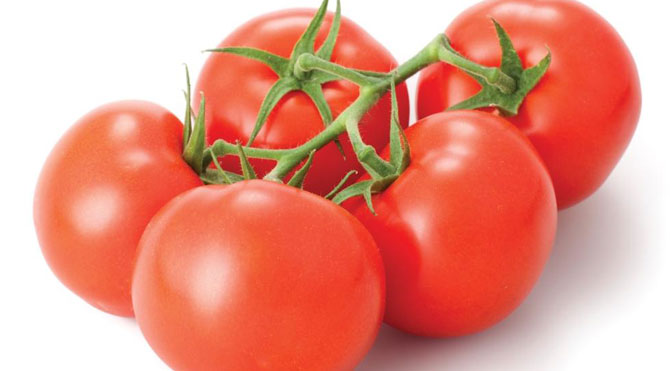
//> input picture tomatoes.jpg, 670 x 371 px, given in place of the camera
$ ./main   (built with g++ and OpenCV 4)
//> lines starting //> are read from the running program, lines starting //| are printed output that depends on the picture; after the words box and inside, x2 and y2 are one past the last pixel; in counts of white or black regions, pixels touching at a corner belong together
#include <iostream>

#include <opencv2/core.hpp>
#include <opencv2/imgcodecs.hpp>
#include <opencv2/imgproc.hpp>
#include <opencv2/video.hpp>
#include <opencv2/highgui.hpp>

#include <math.h>
#include <sys/time.h>
#include <unistd.h>
#include <pthread.h>

#define RESIZE_FX 0.5
#define RESIZE_FY 0.5

#define MIN_CONTOUR_AREA 100
#define MAX_CONTOUR_AREA 172000
#define MAX_RADIUS 150

using namespace std;
using namespace cv;

bool process_frame(Mat &frame, Mat cumulative, Point &lastPoint);

struct save_file_data {
    Mat image;
};

void *save_file_routine(void *data);

void webcam() {
    namedWindow("filter");
    namedWindow("webcam");
    cvSetWindowProperty("webcam", CV_WND_PROP_FULLSCREEN, CV_WINDOW_FULLSCREEN);
    VideoCapture cap = VideoCapture(0);

    cap.set(CAP_PROP_FPS, 12);
    cap.set(CAP_PROP_FRAME_WIDTH, 1280 / 2);
    cap.set(CAP_PROP_FRAME_HEIGHT, 720 / 2);
    cap.set(4,1024);

    Mat first;
    cap >> first;
//> first is the input picture: 371 rows x 670 cols, CV_8UC3; mean B, G, R 131, 148, 229.7

    Mat final;

    Mat cumulative(first.size(), CV_8UC3);
    cumulative = Scalar(0, 0, 0);
    cvtColor(cumulative, cumulative, CV_BGR2HSV);

    Point lastPoint(-1, -1);
    int framesSinceFound = 0;
    while (true) {
        Mat frame;
        cap >> frame;

        struct timeval tv;
        gettimeofday(&tv, NULL);
        int start = tv.tv_usec / 1000;
        bool found = process_frame(frame, cumulative, lastPoint);
        gettimeofday(&tv, NULL);
        int end = tv.tv_usec / 1000;
        cout << "Processing time: " << (end - start) << "ms" << endl;
        if (found)
            framesSinceFound = 0;
        else
            framesSinceFound++;

        if (framesSinceFound > 30) {
            lastPoint.x = -1;
            lastPoint.y = -1;
        }

        imshow("webcam", cumulative);
        imshow("filter", frame);

        final = cumulative.clone();
        int key = waitKey(20);
        if (key == ' ') {
            lastPoint.x = -1;
            lastPoint.y = -1;
            cumulative = Scalar(0, 0, 0);
        } else if (key == 'q') {
            break;
        } else if (key == 's') {
            pthread_t thread;
            pthread_create(&thread, NULL, save_file_routine, &final);
            cout << "Saving file" << endl;
        }
    }
}


int main(int argc, char **argv) {
    webcam();

    return 0;
}

int step = 0;

// returns whether or not it found the post-it
bool process_frame(Mat &frame, Mat cumulative, Point &lastPoint) {
    Mat out = frame.clone();

    Size size = Size(round(frame.size().width * RESIZE_FX), round(frame.size().height * RESIZE_FY));
//> size = Size(335, 186)
    //resize(frame, out, size);

    //Mat original = out.clone();

    cvtColor(out, out, COLOR_BGR2HSV);
//> out: 371 rows x 670 cols, CV_8UC3; mean H, S, V 22.5, 113.9, 230.8
    inRange(out, Scalar(163, 101, 131), Scalar(180, 255, 255), out);
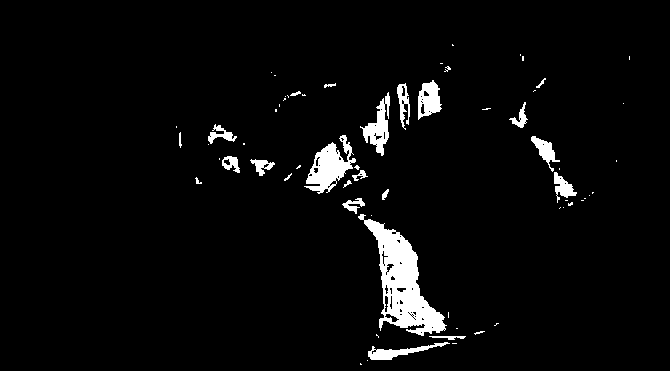
//> out: 371 rows x 670 cols, CV_8UC1; 3.9% white; 65 white regions (42 under 20 px)

    Size ksize = Size(3, 3);
    Mat kernel(7, 7, CV_8UC1);

    GaussianBlur(out, out, ksize, 1, 1);
    erode(out, out, kernel, Point(-1, -1), 1);
    dilate(out, out, kernel, Point(-1, -1), 1);

    flip(out, out, 1);
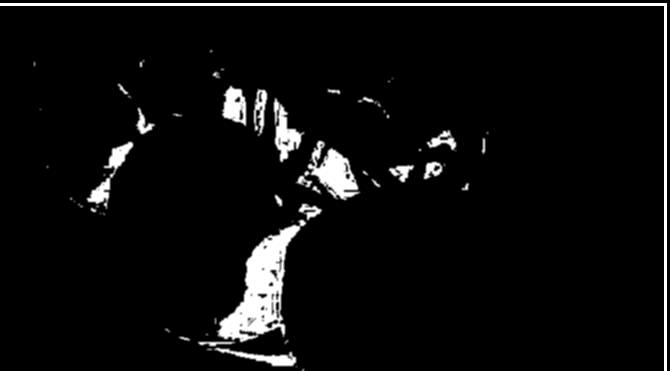
//> out: 371 rows x 670 cols, CV_8UC1; min 0, max 255, mean 13.2

    // doesn't help for some reason
    //Canny(out, out, 100, 1);

    out.copyTo(frame);
    cvtColor(frame, frame, CV_GRAY2BGR);

    vector< vector<Point> > contours;
    vector<Vec4i> h;
    findContours(out, contours, h, RETR_TREE, CHAIN_APPROX_SIMPLE);
//> contours = 67 contours, 43 with area under 20; largest, box (x1, y1, x2, y2) and area: (197, 203, 323, 368) 5684, (0, 3, 667, 371) 2062, (295, 140, 361, 201) 1956, (273, 97, 305, 163) 978, (86, 141, 134, 213) 926; h = 67 items, first 8: [1, -1, -1, -1], [2, 0, -1, -1], [3, 1, -1, -1], [4, 2, -1, -1], [5, 3, -1, -1], [6, 4, -1, -1], [7, 5, -1, -1], [8, 6, -1, -1]

    // drawContours(frame, contours, -1, Scalar(255, 0, 0), 3);

    int largestIndex = -1;
    double largestSize;
    for (int i = 0; i < contours.size(); i++) {
        vector<Point> contour = contours[i];
        double mySize = contourArea(contour);
        if (i == 0 || (mySize > MIN_CONTOUR_AREA && mySize < MAX_CONTOUR_AREA && mySize > largestSize)) {
            largestIndex = i;
            largestSize = mySize;
        }
    }
//> this loop made 67 passes
//> (mySize, largestSize) on passes 1, 9: (5.5, 5.5), (5684, 5684)
//> mySize on passes 2 to 7: 14.5, 38, 6, 16.5, 14, 4
//> after the loop, largestIndex = 8; largestSize = 5684
    if (largestIndex >= 0) {
        double area = contourArea(contours[largestIndex]);
//> area = 5684
        if (area < MIN_CONTOUR_AREA || area > MAX_CONTOUR_AREA)
            largestIndex = -1;
    }

    if (largestIndex >= 0) {
        drawContours(frame, contours, largestIndex, Scalar(0, 255, 0), 3);
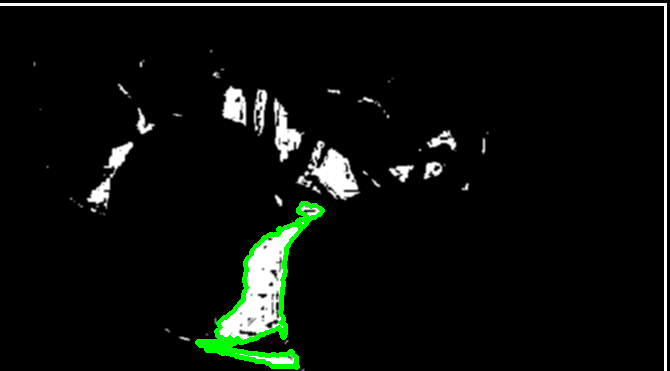
//> frame: 371 rows x 670 cols, CV_8UC3; mean B, G, R 12.2, 15.6, 12.2
        cout << "Contour size " << contourArea(contours[largestIndex]) << endl;
//| Contour size 5684

        Point2f center;
        float radius;
        minEnclosingCircle(contours[largestIndex], center, radius);
//> center = Point(264.8, 280.8); radius = 91.99

        if (radius < MAX_RADIUS) {
            //Point2f scaledCenter(center.x / RESIZE_FX, center.y / RESIZE_FY);
            //radius *= 1 / ((RESIZE_FX + RESIZE_FY) / 2);

            //circle(cumulative, scaledCenter, radius, Scalar(255, 0, 0), 3);

            if (lastPoint.x != -1 && lastPoint.y != -1) {
                int thickness = round(radius / 4);
                Mat hsv(1, 1, CV_8UC3);
                hsv = Scalar(step, 255, 255);
                Mat bgr;
                cvtColor(hsv, bgr, CV_HSV2BGR);
                Vec3b vec = bgr.at<Vec3b>(0,0);
                Scalar color(vec.val[0], vec.val[1], vec.val[2]);
                line(cumulative, lastPoint, center, color, thickness);
                step = (step + 5) % 180;
            }
            lastPoint.x = center.x;
//> lastPoint = Point(264, -1)
            lastPoint.y = center.y;
//> lastPoint = Point(264, 280)
//> in webcam, `bool found = process_frame(frame, cumulative, lastPoint);`: found = true
//> the 'q' key is pressed
        }

        return true;
    } else {
        return false;
    }

    //size = Size(round(frame.size().width * ), round(frame.size().height * RESIZE_FY));
    // resize(out, out, frame.size());
    // return out;
}

void *save_file_routine(void *data) {
    Mat image = *((Mat*) data);

    for (int i = 1; ; i++) {
        char *fname;
        asprintf(&fname, "save_%04d.png", i);
        if (access(fname, F_OK) != -1) {
            continue;
        } else {
            imwrite(fname, image);
            break;
        }
    }

    return NULL;
}
